Frame 1 (no input): blank canvas, image omitted
Frame 60 (no input): blank canvas, image omitted
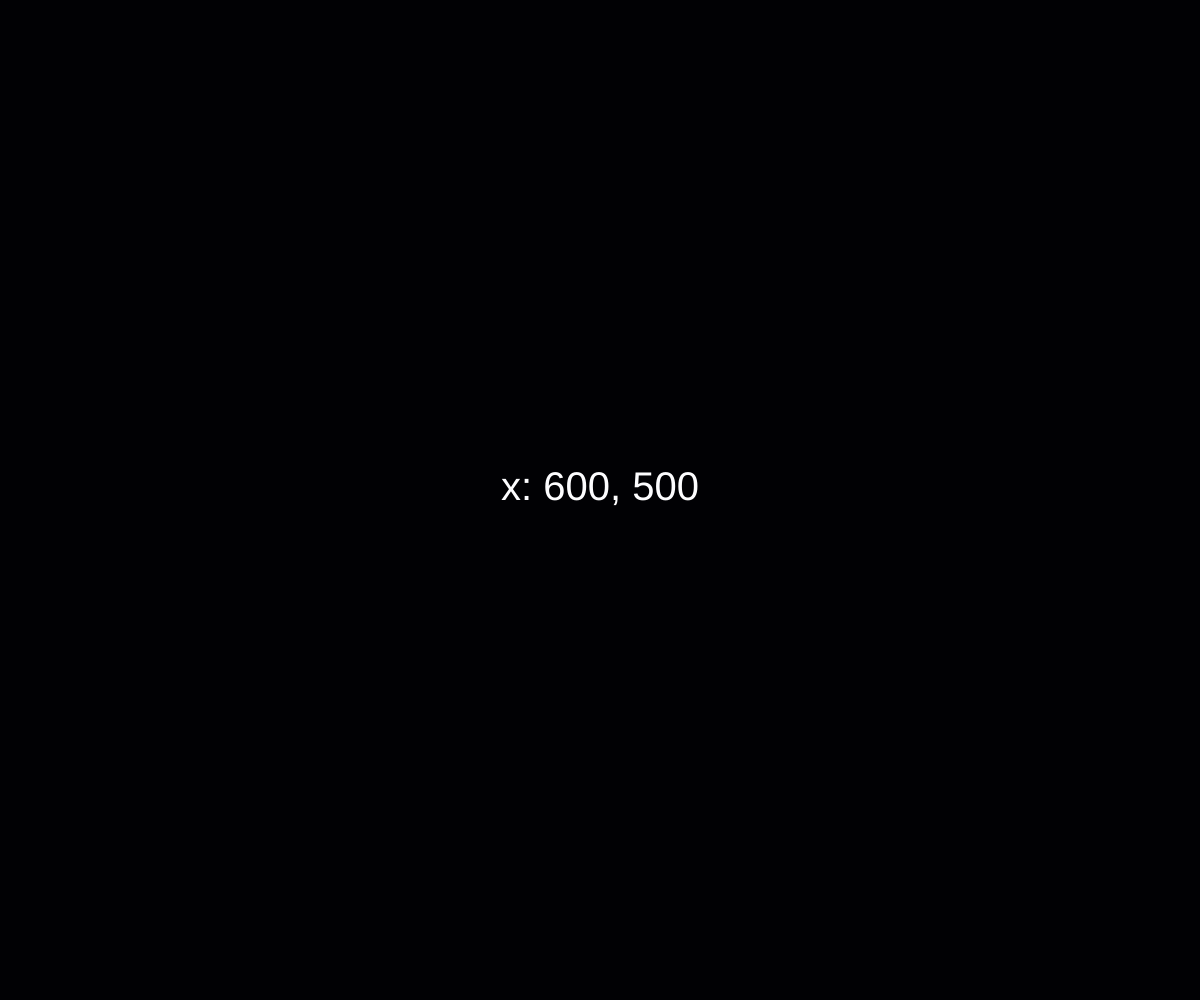
Frame 120 (the mouse pressed at the canvas centre since frame 60)

The p5.js sketch whose frames 1 and 60 were blank and that drew this single picture after the mouse press (run headless with seeded random() and noise() and a simulated clock; from frame 60 on, the mouse is pressed at the canvas centre):

// p5.js sketch
// ── sketch.js
function setup() {
  createCanvas(windowWidth, windowHeight);
  frameRate(60);
  background("#010104");
  fill("#fdfdff");
  x = width / 2;
  y = height / 2;
}

function draw() {
  background("#010104");
  textSize(40)
  textAlign(CENTER)
  coordenadas = `x: ${mouseX}, ${mouseY}`;
  text(coordenadas,mouseX,mouseY);
}
